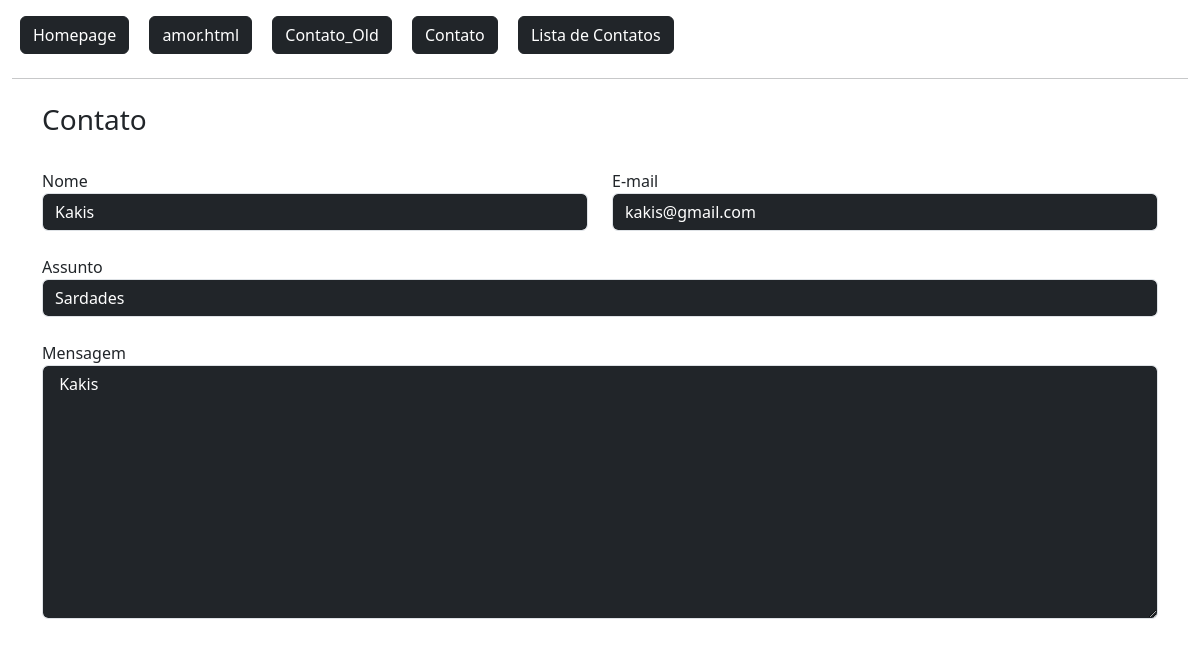
Page /contato/1/ on the committed database.
### flaskLearn/models.py (models this page shows)
class Contato(db.Model):
    id = db.Column(db.Integer, primary_key=True)
    data_envio = db.Column(db.DateTime, default=datetime.now())
    nome = db.Column(db.String, nullable=True)
    email = db.Column(db.String, nullable=True)
    assunto = db.Column(db.String, nullable=True)
    mensagem = db.Column(db.String, nullable=True)
    respondido = db.Column(db.Integer, default=0)

### flaskLearn/routes.py (the view)
@app.route('/contato/<int:id>/')
def contatoDetail(id):
    obj = Contato.query.get(id)
    return render_template('contato_detail.html', obj=obj)

### flaskLearn/templates/contato_detail.html
{% extends 'baseTemplate/base.html' %}
{% block content %}
{% include 'baseTemplate/nav.html' %}
<div class="container mt-4">
    <div class="row">
        <h3>Contato</h3>
        <div class="col-md-6 mt-4">
            Nome
            <input type="text" value="{{ obj.nome }}" class="form-control bg-dark text-white" readonly>
        </div>
        <div class="col-md-6 mt-4">
            E-mail
            <input type="text" value="{{ obj.email }}" class="form-control bg-dark text-white" readonly>
        </div>
        <div class="col-12 mt-4">
            Assunto
            <input type="text" value="{{ obj.assunto }}" class="form-control bg-dark text-white" readonly>
        </div>
        <div class="col-12 mt-4">
            Mensagem
            <textarea type="text" rows="10" class="form-control bg-dark text-white" readonly> {{ obj.nome }} </textarea>
        </div>
    </div>
</div>
{% endblock %}

### rows in the picture
Contato: nome "Kakis", email "kakis@gmail.com", assunto "Sardades"
